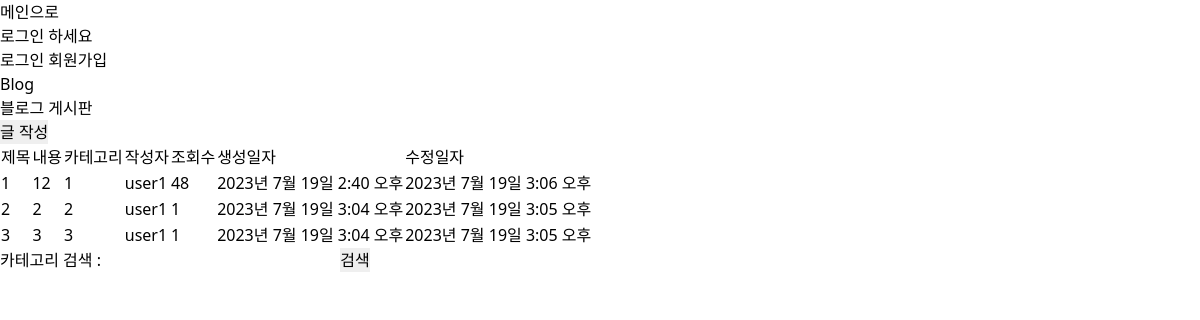
The page /blog/ on the database as committed earlier.
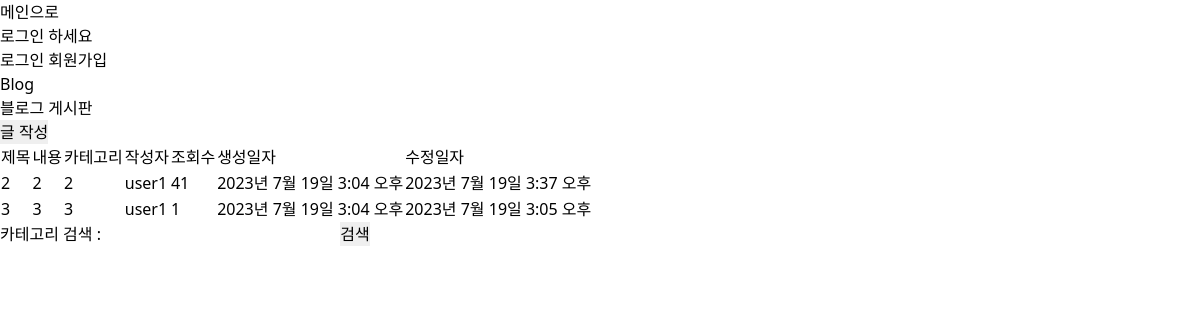
The same page on the database as committed later.
### blog/models.py (models this page shows)
class Post(models.Model):
    title = models.CharField(max_length=30)
    content = models.TextField()
    imgfile = models.ImageField(null=True, upload_to="", blank=True)
    category = models.CharField(max_length=10)
    writer = models.ForeignKey(User, on_delete=models.CASCADE)
    count = models.PositiveIntegerField(default=0)
    created_at = models.DateTimeField(auto_now_add=True)
    updated_at = models.DateTimeField(auto_now=True)

### user/models.py (models this page shows)
class User(AbstractUser):
    username = models.CharField(unique=True, max_length=20)
    is_staff = models.BooleanField(default=False)
    is_active = models.BooleanField(default=True)
    is_superuser = models.BooleanField(default=False)
    last_login = models.DateTimeField(null=True, blank=True)
    date_joined = models.DateTimeField(auto_now_add=True)
    USERNAME_FIELD = "username"
    EMAIL_FIELD = "username"
    REQUIRED_FIELDS = []
    objects = UserManager()

### blog/views.py (the view)
# urls.py: path("", views.PostList.as_view(), name='post-list'),
class PostList(View):
    def get(self, request):
        post_objs = Post.objects.all()
        context = {
            'title': '블로그',
            'posts': post_objs
        }
        return render(request, 'blog/post_list.html', context)

### blog/templates/blog/post_list.html (shortened to what this page needs)
{% extends 'base.html' %}
{% block content %}
    <p>블로그 게시판</p>
    <form action="{% url 'blog:post-write' %}" method="get">
        <input type="submit" value="글 작성">
    </form>
    {% if posts %}
        <table>
            <thead>
                <tr>
                    <td>제목</td>
                    <td>내용</td>
                    <td>카테고리</td>
                    <td>작성자</td>
                    <td>조회수</td>
                    <td>생성일자</td>
                    <td>수정일자</td>
                </tr>
            </thead>
            <tbody>
                {% for post in posts %}
                    <tr>
                        <td><a href="{% url 'blog:post-detail' id=post.pk %}">{{ post.title }}</a></td>
                        <td><a href="{% url 'blog:post-detail' id=post.pk %}">{{ post.content }}</a></td>
                        <td><a href="{% url 'blog:post-detail' id=post.pk %}">{{ post.category }}</a></td>
                        <td><a href="{% url 'blog:post-detail' id=post.pk %}">{{ post.writer }}</a></td>
                        <td><a href="{% url 'blog:post-detail' id=post.pk %}">{{ post.count }}</a></td>
                        <td><a href="{% url 'blog:post-detail' id=post.pk %}">{{ post.created_at }}</a></td>
                        <td><a href="{% url 'blog:post-detail' id=post.pk %}">{{ post.updated_at }}</a></td>
                    </tr>
                {% endfor %}
            </tbody>
        </table>
    {% else %}
        <p>작성된 게시물이 없습니다.</p>
    {% endif %}
    <form id="search-form" action="" method="get">
        카테고리 검색 : <input id="search-input" type="text"/>
        <input type="submit" value="검색">
    </form>
{% endblock %}

Rows that differ between the two databases and show on the page:
removed Post: title "1", content "12", category "1", writer "user1", count "48", created_at "2023년 7월 19일 2:40 오후", updated_at "2023년 7월 19일 3:06 오후"
changed Post (number 1 of 2 on the later page): count "1" → "41"; updated_at "2023년 7월 19일 3:05 오후" → "2023년 7월 19일 3:37 오후"
